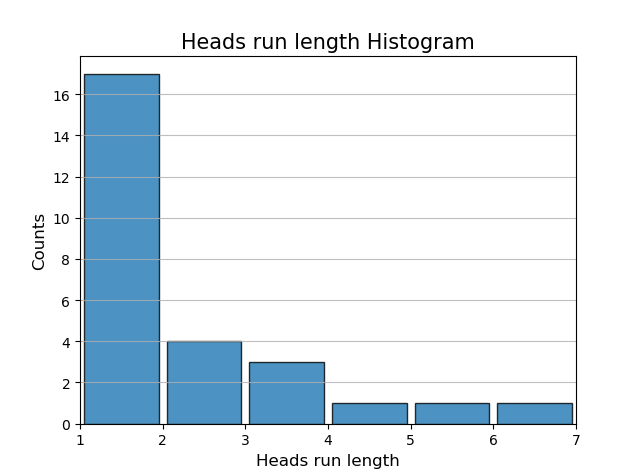

Reproduce this figure in Python.
import numpy as np
import matplotlib.pyplot as plt
import random

#Initial conditions
fair_coin_boundary = 0.5
experiment_times = 100
repeat_times = 1
run_Head = 0
run_length_list = []

#Simulation
for r in range(repeat_times):
    run_Head = 0
    for experiment in range(experiment_times):
        if(random.random()>fair_coin_boundary):#Head
            run_Head+=1
        else:#Tail
            if(run_Head!=0):
                run_length_list.append(run_Head)
            run_Head = 0

#Output
print(run_length_list)

#Graph
n,bins,patches = plt.hist(run_length_list,bins=6,rwidth=0.9,edgecolor='black',alpha=0.8)
plt.xlim(min(run_length_list),max(run_length_list))
plt.grid(axis='y',alpha=0.8)
plt.ylabel('Counts',fontsize=12)
plt.xlabel('Heads run length',fontsize=12)
plt.title('Heads run length Histogram',fontsize=15)
plt.show()
